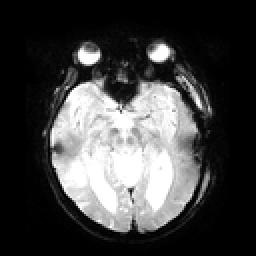
%> input picture Procesamiento de imagenes/Algoritmos/Investigacion/97.png (cropped and resized to the size of MATLAB's example picture), 128 x 128 px, given in place of mri.tif, which was not available (shown 2 times larger)
$ octave sobelfft.m   (GNU Octave 9; MATLAB toolbox functions it lacks are replaced by stand-ins)
%> lines starting %> are read from the running program, lines starting %| are printed output that depends on the picture; pictures that were not available may be replaced by others from this repository, and a replacement may not be noted
%> further down, I is the input picture: size 128x128 uint8; min 0, max 255, mean 66.7
### Procesamiento de imagenes/Algoritmos/Deteccion de borde y fltros/dectsobel.m
function SO=dectsobel(I)
I=double(I);
%> I: size 128x128 double
[H W]=size(I);
%> H = 128; W = 128
%%
%Sobel
% Gradiente Horizontal o fila
S1=[-1 0 1
    -2 0 2
    -1 0 1];
%Gradiente Vertical o columna
S2=[-1 -2 -1
    0 0 0
    1 2 1];

S3=conv2(I,S1);
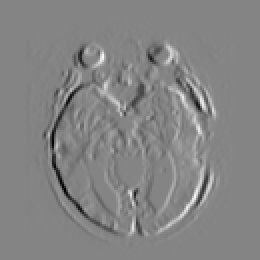
%> S3: size 130x130 double (shown 2 times larger); min -961, max 893, mean 0; drawn with min black and max white
S3=double(S3);
S4=conv2(I,S2);
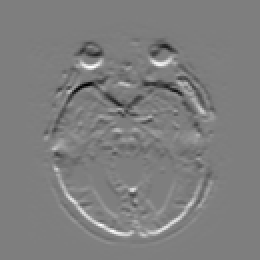
%> S4: size 130x130 double (shown 2 times larger); min -914, max 924, mean 0; drawn with min black and max white
S4=double(S4);

for i=1:1:H
    for j=1:1:W
        SO(i,j)=sqrt((S3(i,j).^2)+(S4(i,j).^2));
    end
end
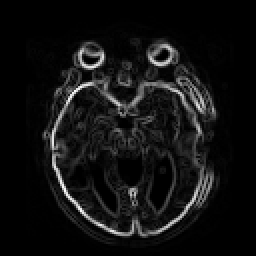
%> SO: size 128x128 double (shown 2 times larger); min 0, max 1029.4, mean 71.4; drawn with min black and max white
SO=uint8(SO);
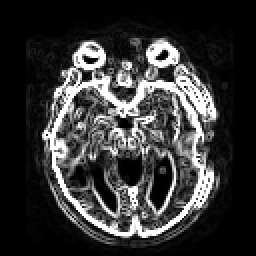
%> SO: size 128x128 uint8 (shown 2 times larger); min 0, max 255, mean 54.2

### Procesamiento de imagenes/Algoritmos/Deteccion de borde y fltros/sobelfft.m
clc
clear all
close all

I=imread('mri.tif');
figure,imshow(I),title('MRI.tif');

IS=dectsobel(I);
figure,imshow(IS),title('SOBEL');

R=fft2(IS);%FFT de sobel
R=fftshift(R);
figure,imshow(1+log(abs(R)),[]),title('sobel en frecuencia ')

X=fft2(I);%FFT de la imagen original
X=fftshift(X);
figure,imshow(1+log(abs(X)),[]),title('Imagen Original en frecuencia ')
%> after `imshow(1+log(abs(X)),[])`:
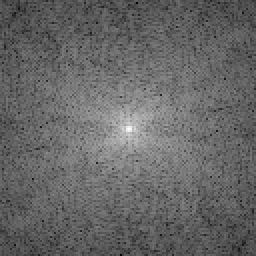
%> displayed picture: size 128x128, on the screen's scale of 0 to 255 (shown 2 times larger); min 0, max 255, mean 102.3

S=X.*R;
S1=ifft2(S);
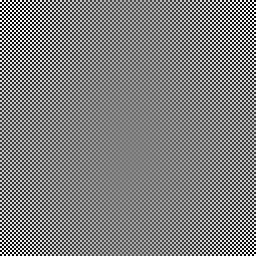
%> S1: size 128x128 double (shown 2 times larger); min -122813198, max 122750745, mean -6.8; drawn with min black and max white
figure,imshow(1+log(abs(S1)),[]),title('IFFT ')
%> after `imshow(1+log(abs(S1)),[])`:
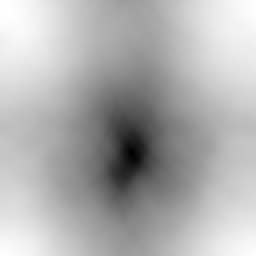
%> displayed picture: size 128x128, on the screen's scale of 0 to 255 (shown 2 times larger); min 0, max 255, mean 175.2
